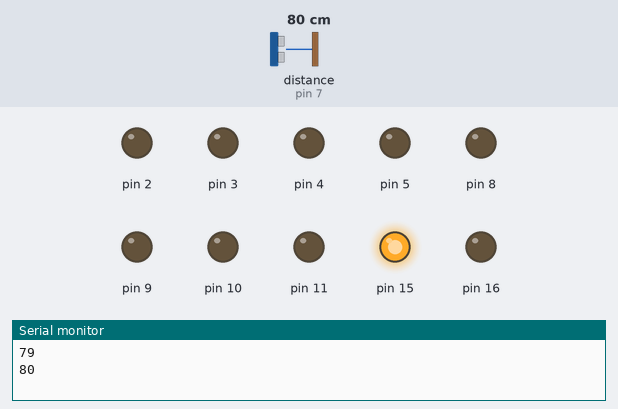
Recording of a sketch running on a simulated Arduino Uno, built with avr-gcc and run on an emulated ATmega328P. Parts: output pins drawn as LEDs (lit = HIGH), the last lines printed to the serial monitor. Wiring (inferred from the names in the program): ultrasonic range finder: trigger pin 6; echo pin 7. Inputs (shaded band) come from the test bench; at power-on: distance to the obstacle (sensor on pin 7) 80 cm. The echo pulse lasts 58.3 µs per cm; pins used as bus, display or sensor lines are not drawn.

Above: at 1.8 s.
1.9 s: distance to the obstacle (sensor on pin 7) set to 250 cm
At 3.4 s:
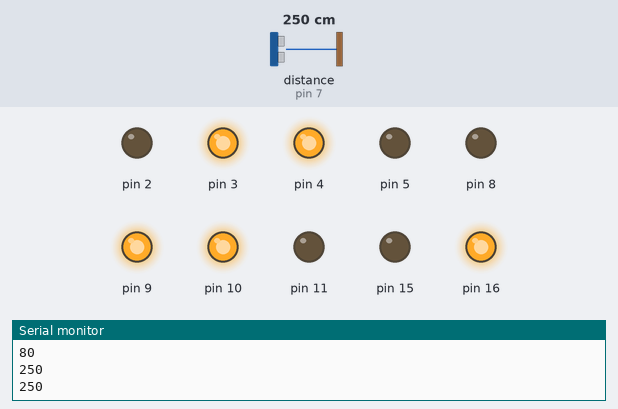
4.5 s: distance to the obstacle (sensor on pin 7) set to 153 cm
7.2 s: distance to the obstacle (sensor on pin 7) set to 145 cm
At 10.2 s:
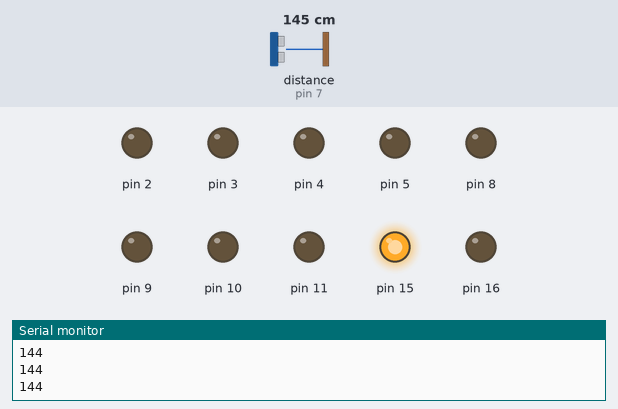
10.5 s: distance to the obstacle (sensor on pin 7) set to 299 cm
At 12.9 s:
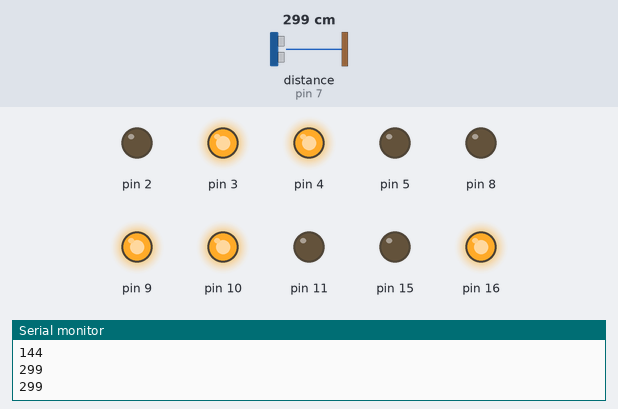
Timing chart, 0 to 14.4 s (numbered marks = the images above; inputs shaded):
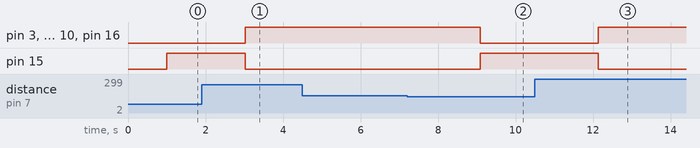

The sketch:

wheel_chair_end_sem_project1.ino
```cpp
int FrontmotorRightA=2; //Front Right motor clockwise
int FrontmotorRightB=3;//Front Right motot anti clockwise
int FrontmotorLeftA=4;//Front Left motor clockwise
int FrontmotorLeftB=5;//Front Left motor clockwise

int trigger =6;//Trig pin
int echo=7;//Echo pin
  int BackmotorRightA=8;//Back Right motor clockwise
  int BackmotorRightB=9;//Back Right motot anti clockwise
  int BackmotorLeftA=10;// Back Left motor clockwise
  int BackmotorLeftB=11;//Back Left motor clockwise
int LED1=15; //Red Led when stop
int LED2=16;// green Led for start
void setup()
{
pinMode(trigger,OUTPUT);
pinMode(echo,INPUT);
    pinMode(2,OUTPUT);
    pinMode(3,OUTPUT);
    pinMode(4,OUTPUT);
    pinMode(5,OUTPUT);
   pinMode(8,OUTPUT);
   pinMode(9,OUTPUT);
   pinMode(10,OUTPUT);
   pinMode(11,OUTPUT);
pinMode(15,OUTPUT);
  pinMode(16,OUTPUT);

Serial.begin(9600);
}
void loop()
{
long time,distance;
  digitalWrite(trigger,LOW);// Trig pin Low
  delayMicroseconds(2); // Trig pin HIGH for 10 miro seconds
  digitalWrite(trigger,HIGH);
  delayMicroseconds(10);
  digitalWrite(trigger,LOW);
  time= pulseIn(echo,HIGH);
  distance= time/2/29.1;// Calculating distance
  Serial.println(distance);//Print distance on serial monitor
  delay(1000);
  if (distance<150)
    // 1 inches =2.54cm, 5 feet = 150cm
  {
   digitalWrite(2,LOW);// Front motor stop
   digitalWrite(3,LOW);
   digitalWrite(4,LOW);
   digitalWrite(5,LOW);
    digitalWrite(8,LOW);//Back motor stop
   digitalWrite(9,LOW);
   digitalWrite(10,LOW);
   digitalWrite(11,LOW);
   digitalWrite(15,HIGH);// RED Light on
   digitalWrite(16,LOW); // Green Led on
  }
  else
  {
   digitalWrite(2,LOW);//Front motor start
   digitalWrite(3,HIGH);
   digitalWrite(4,HIGH);
   digitalWrite(5,LOW);
    digitalWrite(8,LOW);//Back motor Start
   digitalWrite(9,HIGH);
   digitalWrite(10,HIGH);
   digitalWrite(11,LOW);
   digitalWrite(15,LOW);//RED Light Off
    digitalWrite(16,HIGH);//Green Light Off
  }

}
```

Measured:
- the behaviour switches between 151 and 150 cm on distance to the obstacle (sensor on pin 7) (found by bisection; images 1 and 2)
- after the input at 1.9 s, pin 3, pin 4, pin 9, pin 10, pin 16: LOW → HIGH after 1.1 s; pin 15: HIGH → LOW after 1.1 s
- after the input at 7.2 s, pin 3, pin 4, pin 9, pin 10, pin 16: HIGH → LOW after 1.9 s; pin 15: LOW → HIGH after 1.9 s
- after the input at 10.5 s, pin 3, pin 4, pin 9, pin 10, pin 16: LOW → HIGH after 1.6 s; pin 15: HIGH → LOW after 1.6 s
